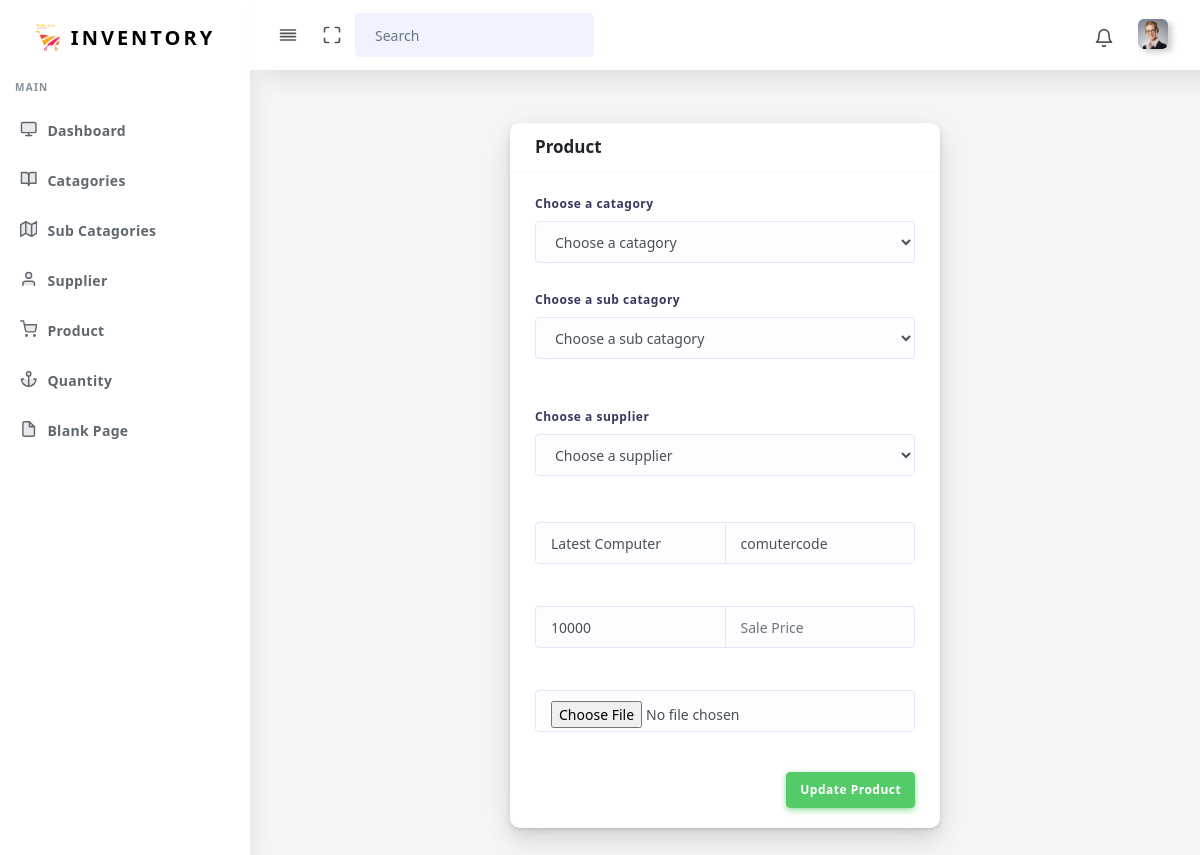
/update-product.php?up=149 (signed in), run on the app's committed database.
### tables this page shows
CREATE TABLE `product_data` (
  `pid` bigint(255) NOT NULL,
  `cat1` varchar(255) NOT NULL,
  `subcatagory` varchar(255) NOT NULL,
  `supplier` varchar(255) NOT NULL,
  `pname` varchar(255) NOT NULL,
  `pcode` varchar(255) NOT NULL,
  `quantity` varchar(255) NOT NULL,
  `pcompany` varchar(255) NOT NULL,
  `pprice` varchar(255) NOT NULL,
  `supply` varchar(255) NOT NULL,
  `pdate` varchar(255) NOT NULL,
  `ptime` varchar(255) NOT NULL,
  `pimage` varchar(255) NOT NULL,
  `status` varchar(255) NOT NULL
);

### update-product.php (the view, shortened to what this page needs)
<?php
 include "./include/header.php";
 include "./include/connection.php";
 $up=$_GET['up'];
 $prosql="SELECT * FROM `product_data` INNER JOIN `catagories` ON `cat1`=`cid` INNER JOIN `subcatagorys` ON `subcatagory`=`subid` INNER JOIN `quantity_data` ON `quantity`=`qid` INNER JOIN `supplier` ON `supplier`=`supid` WHERE `pid`='$up'";
 $prorun=mysqli_query($conn,$prosql);
 $profet=mysqli_fetch_assoc($prorun);
?>
<body>
    <div id="app">
        <div class="main-wrapper main-wrapper-1">
            <div class="navbar-bg"></div>
            <?php
        include "./include/navebar.php";
      ?>
            <?php
        include "./include/aside.php";
       ?>
            <div class="main-content ">
                <section class="section ">
                    <div class="section-body ">
                        <div class="row justify-content-center ">
                            <div class="col-12 col-md-6 col-lg-6   ">
                                <div class="card">
                                    <form method="POST" enctype="multipart/form-data">
                                        <div class="card-header">
                                            <h4>Product </h4>
                                        </div>
                                        <div class="card-body">
                                            <div class="form-group">
                                                <label>Choose a catagory</label>
                                                <select name="cat1" class="form-control">
                                                    <option selected>Choose a catagory</option>
                                                </select>
                                            </div>
                                            <div class="form-group">
                                                <label>Choose a sub catagory</label>
                                                <select name="subcatagory" class="form-control">
                                                    <option selected>Choose a sub catagory</option>
                                                </select>
                                            </div>
                                            <br>
                                            <div class="form-group">
                                                    <label>Choose a supplier </label>
                                                    <select name="supplier" class="form-control">
                                                        <option selected>Choose a supplier</option>
                                                    </select>
                                                </div>
                                            <br>
                                            <div class="input-group">
                                                <input type="text" name="pname" value="<?php echo $profet['pname']?>" placeholder="Product Name"
                                                    class="form-control">
                                                <input type="text" name="pcode" value="<?php echo $profet['pcode']?>" placeholder="Product Code"
                                                    class="form-control">
                                            </div>
                                            <br><br>
                                            <div class="input-group">
                                                <input type="number" value="<?php echo $profet['pprice']?>"  placeholder="Whole Price" name="pprice"
                                                    class="form-control">
                                                <input type="number" value="<?php echo $profet['psaleprice']?>" placeholder="Sale Price" name="psaleprice"
                                                    class="form-control">
                                            </div>
                                            <br><br>
                                            <div class="input-group">
                                                <input type="file" name="pimage" alt="picture" class="form-control ">
                                            </div>
                                        </div>
                                        <div class="card-footer text-right">
                                            <button name="submit" class="btn btn-success">Update Product</button>
                                        </div>
                                    </form>
                                </div>
                            </div>
                        </div>
                    </div>
                </section>
            </div>
        </div>
    </div>
</body>
</html>

### data on the page
product_data: pname "Latest Computer", pcode "comutercode", pprice "10000"
